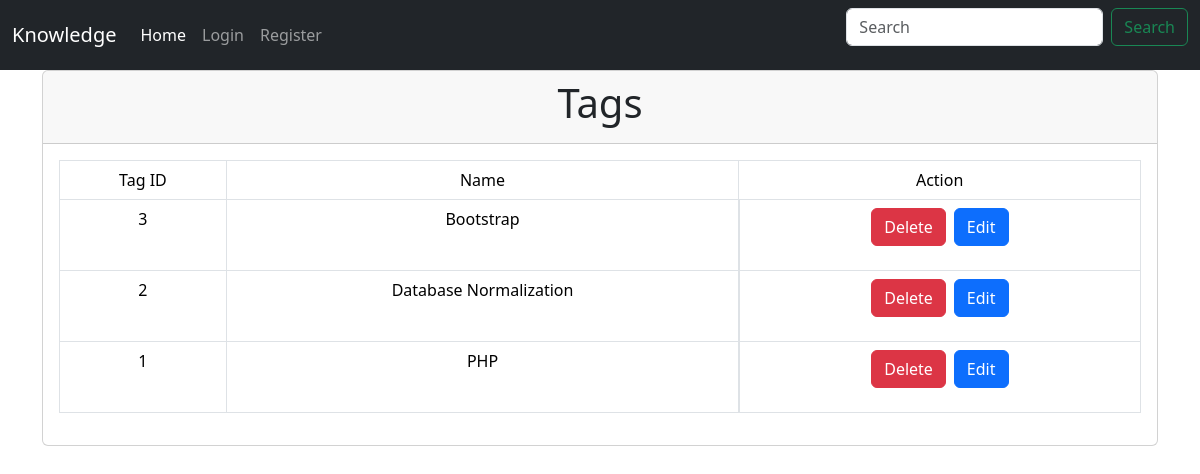
Screenshot of /admin/tags/index.php with the database file from the repository.
### tables this page shows
CREATE TABLE Tags (
    tag_id INT PRIMARY KEY AUTO_INCREMENT,
    name VARCHAR(50) UNIQUE NOT NULL
);

### Services/TagService.php (called while the page is built, shortened)
<?php
class TagService implements Service
{
    private $db;
    public function __construct()
    {
        $dbConnection = new DBConnection();
        $this->db = $dbConnection->getConnection();
    }
    public function getAll()
    {
        $query = "SELECT * FROM Tags";
        $stmt = $this->db->query($query);
        $tagDataArray = $stmt->fetchAll(PDO::FETCH_ASSOC);
        $tags = [];
        foreach ($tagDataArray as $tagData) {
            $tags[] = new Tag($tagData['tag_id'], $tagData['name']);
        }
        return $tags;
    }
}

### Utils/DBConnection.php (called while the page is built, shortened)
<?php
class DBConnection
{
    private string $host = 'localhost';
    private string $db_name = 'se-project';
    private string $username = 'root';
    private string $password = '';
    public function getConnection()
    {
        $this->conn = null;
        try {
            $this->conn = new PDO("mysql:host={$this->host};dbname={$this->db_name}", $this->username, $this->password);
            $this->conn->setAttribute(PDO::ATTR_ERRMODE, PDO::ERRMODE_EXCEPTION);
        } catch (PDOException $exception) {
            echo "Connection error: " . $exception->getMessage();
        }
        return $this->conn;
    }
}

### Models/Tag.php (called while the page is built, shortened)
<?php
class Tag {
    public int $tag_id;
    public string $name;
    public function __construct(int $tag_id, string $name) {
        $this->tag_id = $tag_id;
        $this->name = $name;
    }
    public function getTagId(): int {
        return $this->tag_id;
    }
    public function getName(): string {
        return $this->name;
    }
}

### admin/tags/index.php (the view, shortened to what this page needs)
<?php
require_once __DIR__."/../partials/admin_header.php";
$tagService = new TagService();
$tags = $tagService->getAll();
?>
<div class="container">
    <div class="row">
        <div class="col">
            <div class="card">
                <div class="card-header">
                    <h2 class="display-6 text-center">Tags</h2>
                </div>
                <div class="card-body">
                    <table class="table table-bordered text-center">
                        <tr>
                            <td>Tag ID</td>
                            <td>Name</td>
                            <td>Action</td>
                        </tr>
                        <?php
                        foreach ($tags as $tag) {
                            echo "<tr>";
                            echo "<td>" . $tag->getTagId() . "</td>";
                            echo "<td>" . $tag->getName() . "</td>";
                            echo "<td class='d-flex justify-content-center gap-2'>";
                            echo "<form method='POST' onsubmit='return confirm(\"Are you sure you want to delete this tag?\")'>";
                            echo "<button type='submit' class='btn btn-danger'>Delete</button>";
                            echo "</form>";
                            echo "<a href='edit.php?tag_id=" . $tag->getTagId() . "' class='btn btn-primary' style='height: fit-content;'>Edit</a>";
                            echo "</td>";
                            echo "</tr>";
                        }
                        ?>
                    </table>
                </div>
            </div>
        </div>
    </div>
</div>

### rows the page displays
tags: tag_id "3", name "Bootstrap"
tags: tag_id "2", name "Database Normalization"
tags: tag_id "1", name "PHP"
